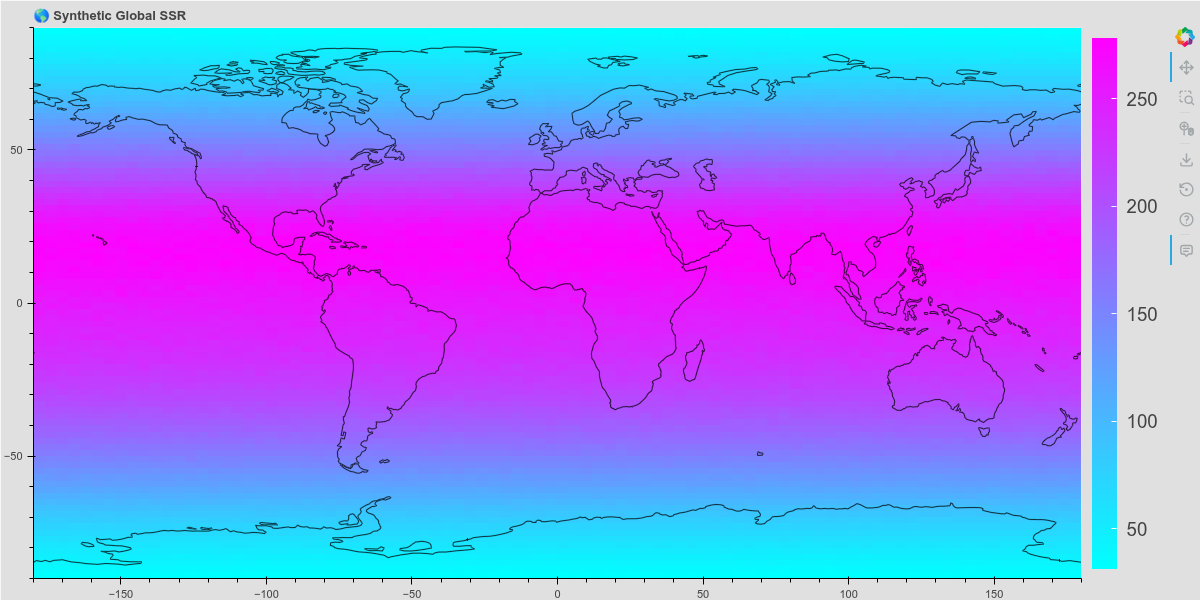

Python code for this plot:
import numpy as np
import xarray as xr
import pandas as pd
from bokeh_rocks import fworld_heatmap, save_plot, mbpal
from bokeh.io import show
def create_ssr_dataset(start_date='2020-01-01', periods=365,
                       lat_range=(-90, 90), lon_range=(-180, 180),
                       lat_points=90, lon_points=90):
    """
    Create synthetic Surface Solar Radiation (SSR) dataset.
    
    Parameters:
    -----------
    start_date : str
        Start date for time series
    periods : int
        Number of time steps (days)
    lat_range, lon_range : tuple
        (min, max) for latitude and longitude
    lat_points, lon_points : int
        Number of grid points
        
    Returns:
    --------
    xarray.Dataset with SSR data
    """
    
    # Create coordinates
    time = pd.date_range(start_date, periods=periods, freq='D')
    lat = np.linspace(lat_range[0], lat_range[1], lat_points)
    lon = np.linspace(lon_range[0], lon_range[1], lon_points)
    
    # Create meshgrid
    LON, LAT = np.meshgrid(lon, lat)
    
    # Initialize SSR array
    ssr = np.zeros((periods, lat_points, lon_points))
    
    for t in range(periods):
        # Day of year for seasonal calculation
        day_of_year = time[t].dayofyear
        
        # Solar declination angle (simplified)
        declination = 23.45 * np.sin(2 * np.pi * (day_of_year - 81) / 365)
        
        # Solar elevation factor (latitude and season dependent)
        solar_factor = np.cos(np.radians(LAT - declination))
        solar_factor = np.maximum(solar_factor, 0)  # No negative radiation
        
        # Base SSR (W/m²)
        base_ssr = 300 * solar_factor
        
        # Cloud cover effect (random spatial patterns)
        cloud_reduction = np.random.uniform(0.7, 1.0, (lat_points, lon_points))
        
        # Spatial patterns (desert regions have less clouds)
        desert_boost = 1 + 0.2 * np.exp(-((LAT - 25)**2 / 400))
        
        # Add daily variation noise
        noise = np.random.normal(1.0, 0.1, (lat_points, lon_points))
        
        # Combine all components
        ssr[t] = base_ssr * cloud_reduction * desert_boost * noise
        ssr[t] = np.maximum(ssr[t], 0)  # Ensure non-negative
    
    # Create xarray Dataset
    ds = xr.Dataset(
        {
            'ssr': (['time', 'lat', 'lon'], ssr, {
                'units': 'W m-2',
                'long_name': 'Surface Solar Radiation',
                'standard_name': 'surface_downwelling_shortwave_flux'
            })
        },
        coords={
            'time': time,
            'lat': ('lat', lat, {'units': 'degrees_north', 'long_name': 'Latitude'}),
            'lon': ('lon', lon, {'units': 'degrees_east', 'long_name': 'Longitude'})
        },
        attrs={
            'title': 'Synthetic Surface Solar Radiation Dataset',
            'source': 'Synthetic data for demonstration',
            'creation_date': pd.Timestamp.now().isoformat()
        }
    )
    
    return ds

COOL = mbpal("cool")
plot= fworld_heatmap(create_ssr_dataset().ssr.mean('time'), palette=COOL, title="🌎 Synthetic Global SSR")
show(plot)
save_plot(plot, "output/image_03")
